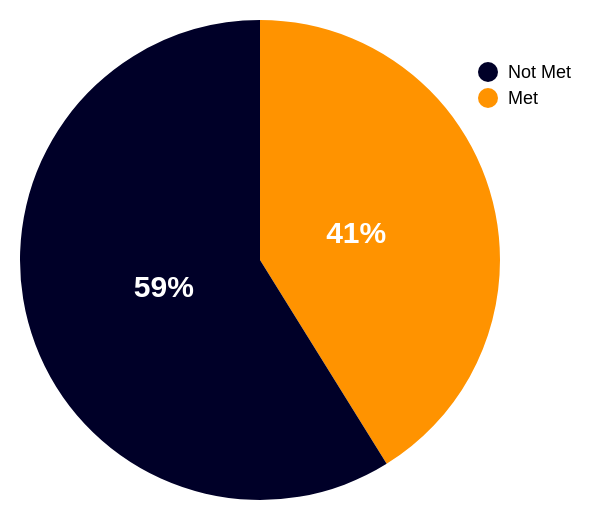

Specify this chart in Vega-Lite:
### Vega specification from a JSON file in a GitHub repository (floating-point values rounded to 4 significant figures)
{"$schema": "https://vega.github.io/schema/vega/v5.json", "description": "Companies meeting minimum requirements", "width": 190, "height": 180, "padding": 10, "signals": [{"name": "hoverValue", "value": null, "on": [{"events": "arc:mouseover, @legendLabel:mouseover, @legendSymbol:mouseover", "update": "datum.value"}, {"events": "arc:mouseout, @legendLabel:mouseout, @legendSymbol:mouseout", "update": "null"}]}, {"name": "hoverOpacity", "update": "if(hoverValue, 0.5, 1)", "value": 1}], "data": [{"name": "counts", "values": [{"value": "Met", "count": 100, "sum_count": 147}, {"value": "Not Met", "count": 143, "sum_count": 147}], "transform": [{"type": "pie", "field": "count", "sort": false}, {"type": "formula", "as": "filter", "expr": "{ value: [datum.value] }"}, {"type": "window", "ops": ["sum"], "fields": ["count"], "frame": [null, null]}, {"type": "formula", "as": "percentage", "expr": "format(datum.count / datum.sum_count, '.0%')"}, {"type": "collect", "sort": {"field": "value"}}, {"type": "formula", "expr": "datum.count + ' out of ' + datum.sum_count + ' companies'", "as": "count_label"}]}], "marks": [{"type": "arc", "from": {"data": "counts"}, "encode": {"enter": {"fill": {"scale": "color", "field": "value"}, "x": {"value": 100}, "y": {"value": 100}, "tooltip": {"field": "count_label"}}, "update": {"startAngle": {"field": "startAngle"}, "endAngle": {"field": "endAngle"}, "padAngle": {"value": 0}, "innerRadius": {"value": 0}, "outerRadius": {"value": 120}, "cornerRadius": {"value": 0}, "opacity": {"signal": "if(hoverValue == datum.value, 1, hoverOpacity)"}}, "hover": {"opacity": {"value": 1}, "cursor": {"value": "pointer"}}}}, {"type": "text", "from": {"data": "counts"}, "encode": {"enter": {"x": {"value": 100}, "y": {"value": 100}, "radius": {"value": 50}, "fontWeight": {"value": "bold"}, "fontSize": {"value": 15}, "theta": {"signal": "(datum.startAngle + datum.endAngle)/2"}, "fill": {"value": "white"}, "align": {"value": "center"}, "baseline": {"value": "middle"}, "text": {"field": "percentage"}}}}], "legends": [{"fill": "color", "type": "symbol", "encode": {"labels": {"name": "legendLabel", "interactive": true, "update": {"fontSize": {"value": 9}, "fontWeight": [{"test": "hoverValue == datum.label", "value": "bold"}, {"value": 400}]}}, "symbols": {"name": "legendSymbol", "interactive": true}}}], "scales": [{"name": "color", "type": "ordinal", "range": ["#000028", "#FF9300"], "domain": ["Not Met", "Met"]}]}
